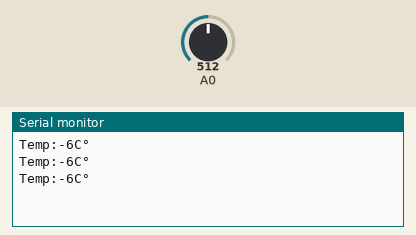
The sketch below on a simulated Arduino Uno, built with avr-gcc and run on an emulated ATmega328P. Parts: the last lines printed to the serial monitor. Inputs (shaded band) come from the test bench; at power-on: A0 = 512.

Above: at 1.3 s.
1.4 s: A0 set to 716
At 1.9 s:
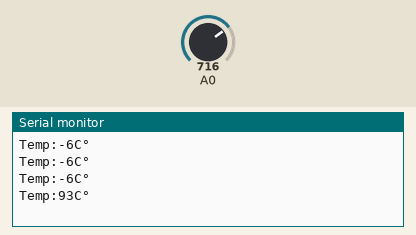
2.9 s: A0 set to 900
At 3.4 s:
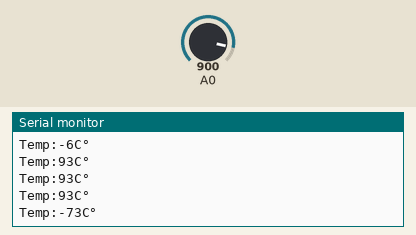
Timing chart, 0 to 5.9 s (numbered marks = the images above; inputs shaded):
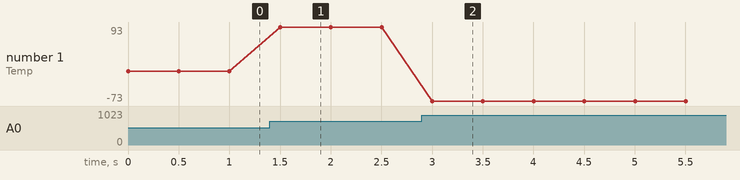

Measured:
- after the input at 1.4 s, the serial monitor: prints a new line after 0.10 s (image 1)
- after the input at 2.9 s, the serial monitor: prints a new line after 0.10 s (image 2)
- plotted number 1: -6 → 93 after the input at 1.4 s, 93 → -73 after the input at 2.9 s

The sketch:

temperature.ino
```cpp
int POT_PIN = 0;

void setup() {
  Serial.begin(9600);
}

void loop() {
  int val = analogRead(0);
  int dat = (125*val)>>8;
  Serial.print("Temp:");
  Serial.print(dat);
  Serial.println("C°");
  delay(500);
}
```
